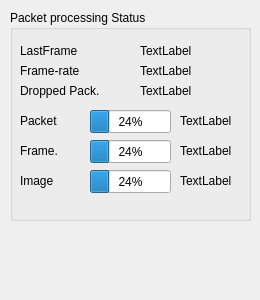
<?xml version="1.0" encoding="UTF-8"?>
<ui version="4.0">
 <class>StatusWidget</class>
 <widget class="QDockWidget" name="StatusWidget">
  <property name="geometry">
   <rect>
    <x>0</x>
    <y>0</y>
    <width>260</width>
    <height>300</height>
   </rect>
  </property>
  <property name="sizePolicy">
   <sizepolicy hsizetype="Fixed" vsizetype="Fixed">
    <horstretch>0</horstretch>
    <verstretch>0</verstretch>
   </sizepolicy>
  </property>
  <property name="minimumSize">
   <size>
    <width>260</width>
    <height>300</height>
   </size>
  </property>
  <property name="windowTitle">
   <string>DockWidget</string>
  </property>
  <widget class="QWidget" name="dockWidgetContents">
   <widget class="QGroupBox" name="groupBox">
    <property name="geometry">
     <rect>
      <x>10</x>
      <y>10</y>
      <width>241</width>
      <height>211</height>
     </rect>
    </property>
    <property name="title">
     <string>Packet processing Status</string>
    </property>
    <widget class="QLabel" name="frameNumberLabel">
     <property name="geometry">
      <rect>
       <x>130</x>
       <y>30</y>
       <width>111</width>
       <height>21</height>
      </rect>
     </property>
     <property name="text">
      <string>TextLabel</string>
     </property>
    </widget>
    <widget class="QLabel" name="framerateLabel">
     <property name="geometry">
      <rect>
       <x>130</x>
       <y>50</y>
       <width>111</width>
       <height>21</height>
      </rect>
     </property>
     <property name="text">
      <string>TextLabel</string>
     </property>
    </widget>
    <widget class="QLabel" name="droppedPacketsLabel">
     <property name="geometry">
      <rect>
       <x>130</x>
       <y>70</y>
       <width>111</width>
       <height>21</height>
      </rect>
     </property>
     <property name="text">
      <string>TextLabel</string>
     </property>
    </widget>
    <widget class="QProgressBar" name="frameFifoBar">
     <property name="geometry">
      <rect>
       <x>80</x>
       <y>130</y>
       <width>81</width>
       <height>23</height>
      </rect>
     </property>
     <property name="value">
      <number>24</number>
     </property>
    </widget>
    <widget class="QProgressBar" name="imageFifoBar">
     <property name="geometry">
      <rect>
       <x>80</x>
       <y>160</y>
       <width>81</width>
       <height>23</height>
      </rect>
     </property>
     <property name="value">
      <number>24</number>
     </property>
    </widget>
    <widget class="QProgressBar" name="packetFifoBar">
     <property name="geometry">
      <rect>
       <x>80</x>
       <y>100</y>
       <width>81</width>
       <height>23</height>
      </rect>
     </property>
     <property name="value">
      <number>24</number>
     </property>
    </widget>
    <widget class="QLabel" name="label">
     <property name="geometry">
      <rect>
       <x>10</x>
       <y>30</y>
       <width>121</width>
       <height>21</height>
      </rect>
     </property>
     <property name="text">
      <string>LastFrame</string>
     </property>
    </widget>
    <widget class="QLabel" name="label_2">
     <property name="geometry">
      <rect>
       <x>10</x>
       <y>50</y>
       <width>121</width>
       <height>21</height>
      </rect>
     </property>
     <property name="text">
      <string>Frame-rate</string>
     </property>
    </widget>
    <widget class="QLabel" name="label_3">
     <property name="geometry">
      <rect>
       <x>10</x>
       <y>70</y>
       <width>121</width>
       <height>21</height>
      </rect>
     </property>
     <property name="text">
      <string>Dropped Pack.</string>
     </property>
    </widget>
    <widget class="QLabel" name="label_4">
     <property name="geometry">
      <rect>
       <x>10</x>
       <y>100</y>
       <width>51</width>
       <height>21</height>
      </rect>
     </property>
     <property name="text">
      <string>Packet</string>
     </property>
    </widget>
    <widget class="QLabel" name="label_5">
     <property name="geometry">
      <rect>
       <x>10</x>
       <y>130</y>
       <width>91</width>
       <height>21</height>
      </rect>
     </property>
     <property name="text">
      <string>Frame.</string>
     </property>
    </widget>
    <widget class="QLabel" name="label_6">
     <property name="geometry">
      <rect>
       <x>10</x>
       <y>160</y>
       <width>51</width>
       <height>21</height>
      </rect>
     </property>
     <property name="text">
      <string>Image</string>
     </property>
    </widget>
    <widget class="QLabel" name="packetOverruns">
     <property name="geometry">
      <rect>
       <x>170</x>
       <y>100</y>
       <width>61</width>
       <height>21</height>
      </rect>
     </property>
     <property name="text">
      <string>TextLabel</string>
     </property>
    </widget>
    <widget class="QLabel" name="frameOverruns">
     <property name="geometry">
      <rect>
       <x>170</x>
       <y>130</y>
       <width>61</width>
       <height>21</height>
      </rect>
     </property>
     <property name="text">
      <string>TextLabel</string>
     </property>
    </widget>
    <widget class="QLabel" name="imageOverruns">
     <property name="geometry">
      <rect>
       <x>170</x>
       <y>160</y>
       <width>61</width>
       <height>21</height>
      </rect>
     </property>
     <property name="text">
      <string>TextLabel</string>
     </property>
    </widget>
   </widget>
  </widget>
 </widget>
 <resources/>
 <connections/>
</ui>
